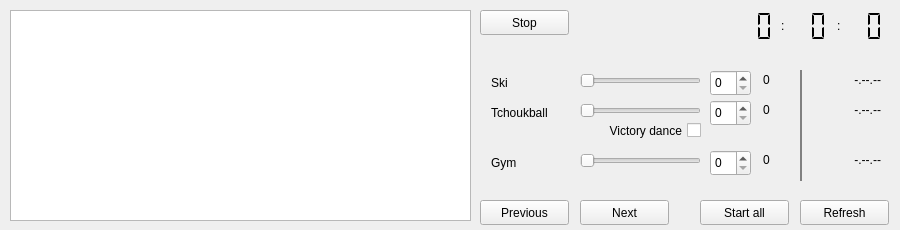
<?xml version="1.0" encoding="UTF-8"?>
<ui version="4.0">
 <class>Form</class>
 <widget class="QWidget" name="Form">
  <property name="geometry">
   <rect>
    <x>0</x>
    <y>0</y>
    <width>900</width>
    <height>230</height>
   </rect>
  </property>
  <property name="minimumSize">
   <size>
    <width>900</width>
    <height>230</height>
   </size>
  </property>
  <property name="maximumSize">
   <size>
    <width>900</width>
    <height>230</height>
   </size>
  </property>
  <property name="windowTitle">
   <string>Form</string>
  </property>
  <widget class="QPushButton" name="button_start_all">
   <property name="geometry">
    <rect>
     <x>700</x>
     <y>200</y>
     <width>89</width>
     <height>25</height>
    </rect>
   </property>
   <property name="text">
    <string>Start all</string>
   </property>
  </widget>
  <widget class="QPushButton" name="button_refresh">
   <property name="geometry">
    <rect>
     <x>800</x>
     <y>200</y>
     <width>89</width>
     <height>25</height>
    </rect>
   </property>
   <property name="text">
    <string>Refresh</string>
   </property>
  </widget>
  <widget class="QPushButton" name="button_next">
   <property name="geometry">
    <rect>
     <x>580</x>
     <y>200</y>
     <width>89</width>
     <height>25</height>
    </rect>
   </property>
   <property name="text">
    <string>Next</string>
   </property>
  </widget>
  <widget class="QPushButton" name="button_previous">
   <property name="geometry">
    <rect>
     <x>480</x>
     <y>200</y>
     <width>89</width>
     <height>25</height>
    </rect>
   </property>
   <property name="text">
    <string>Previous</string>
   </property>
  </widget>
  <widget class="QSlider" name="slider_gym">
   <property name="geometry">
    <rect>
     <x>580</x>
     <y>150</y>
     <width>121</width>
     <height>21</height>
    </rect>
   </property>
   <property name="maximum">
    <number>4</number>
   </property>
   <property name="pageStep">
    <number>1</number>
   </property>
   <property name="orientation">
    <enum>Qt::Horizontal</enum>
   </property>
  </widget>
  <widget class="QLabel" name="label_score_gym">
   <property name="geometry">
    <rect>
     <x>763</x>
     <y>150</y>
     <width>41</width>
     <height>20</height>
    </rect>
   </property>
   <property name="text">
    <string>0</string>
   </property>
  </widget>
  <widget class="QLabel" name="label_score_tchoukball">
   <property name="geometry">
    <rect>
     <x>763</x>
     <y>100</y>
     <width>41</width>
     <height>20</height>
    </rect>
   </property>
   <property name="text">
    <string>0</string>
   </property>
  </widget>
  <widget class="QSlider" name="slider_tchoukball">
   <property name="geometry">
    <rect>
     <x>580</x>
     <y>100</y>
     <width>121</width>
     <height>21</height>
    </rect>
   </property>
   <property name="maximum">
    <number>4</number>
   </property>
   <property name="pageStep">
    <number>1</number>
   </property>
   <property name="orientation">
    <enum>Qt::Horizontal</enum>
   </property>
  </widget>
  <widget class="QLabel" name="label_score_ski">
   <property name="geometry">
    <rect>
     <x>763</x>
     <y>70</y>
     <width>41</width>
     <height>20</height>
    </rect>
   </property>
   <property name="text">
    <string>0</string>
   </property>
  </widget>
  <widget class="QSlider" name="slider_ski">
   <property name="geometry">
    <rect>
     <x>580</x>
     <y>70</y>
     <width>121</width>
     <height>21</height>
    </rect>
   </property>
   <property name="maximum">
    <number>4</number>
   </property>
   <property name="pageStep">
    <number>1</number>
   </property>
   <property name="orientation">
    <enum>Qt::Horizontal</enum>
   </property>
  </widget>
  <widget class="QTableWidget" name="table_matchs">
   <property name="geometry">
    <rect>
     <x>10</x>
     <y>10</y>
     <width>461</width>
     <height>211</height>
    </rect>
   </property>
  </widget>
  <widget class="QWidget" name="layoutWidget">
   <property name="geometry">
    <rect>
     <x>755</x>
     <y>10</y>
     <width>131</width>
     <height>32</height>
    </rect>
   </property>
   <layout class="QHBoxLayout" name="layout_timer">
    <item>
     <widget class="QLCDNumber" name="lcd_min">
      <property name="minimumSize">
       <size>
        <width>20</width>
        <height>20</height>
       </size>
      </property>
      <property name="maximumSize">
       <size>
        <width>20</width>
        <height>60</height>
       </size>
      </property>
      <property name="frameShape">
       <enum>QFrame::NoFrame</enum>
      </property>
      <property name="digitCount">
       <number>1</number>
      </property>
      <property name="segmentStyle">
       <enum>QLCDNumber::Flat</enum>
      </property>
     </widget>
    </item>
    <item>
     <widget class="QLabel" name="label_5">
      <property name="maximumSize">
       <size>
        <width>5</width>
        <height>50</height>
       </size>
      </property>
      <property name="text">
       <string>:</string>
      </property>
     </widget>
    </item>
    <item>
     <widget class="QLCDNumber" name="lcd_sec">
      <property name="minimumSize">
       <size>
        <width>30</width>
        <height>30</height>
       </size>
      </property>
      <property name="maximumSize">
       <size>
        <width>40</width>
        <height>60</height>
       </size>
      </property>
      <property name="frameShape">
       <enum>QFrame::NoFrame</enum>
      </property>
      <property name="digitCount">
       <number>2</number>
      </property>
      <property name="segmentStyle">
       <enum>QLCDNumber::Flat</enum>
      </property>
     </widget>
    </item>
    <item>
     <widget class="QLabel" name="label_6">
      <property name="maximumSize">
       <size>
        <width>5</width>
        <height>50</height>
       </size>
      </property>
      <property name="text">
       <string>:</string>
      </property>
     </widget>
    </item>
    <item>
     <widget class="QLCDNumber" name="lcd_millis">
      <property name="minimumSize">
       <size>
        <width>20</width>
        <height>30</height>
       </size>
      </property>
      <property name="maximumSize">
       <size>
        <width>40</width>
        <height>60</height>
       </size>
      </property>
      <property name="frameShape">
       <enum>QFrame::NoFrame</enum>
      </property>
      <property name="digitCount">
       <number>2</number>
      </property>
      <property name="segmentStyle">
       <enum>QLCDNumber::Flat</enum>
      </property>
     </widget>
    </item>
   </layout>
  </widget>
  <widget class="QLabel" name="label_time_ski">
   <property name="geometry">
    <rect>
     <x>820</x>
     <y>70</y>
     <width>61</width>
     <height>20</height>
    </rect>
   </property>
   <property name="text">
    <string>-.--.--</string>
   </property>
   <property name="alignment">
    <set>Qt::AlignRight|Qt::AlignTrailing|Qt::AlignVCenter</set>
   </property>
  </widget>
  <widget class="QLabel" name="label_time_tchoukball">
   <property name="geometry">
    <rect>
     <x>820</x>
     <y>100</y>
     <width>61</width>
     <height>20</height>
    </rect>
   </property>
   <property name="text">
    <string>-.--.--</string>
   </property>
   <property name="alignment">
    <set>Qt::AlignRight|Qt::AlignTrailing|Qt::AlignVCenter</set>
   </property>
  </widget>
  <widget class="QLabel" name="label_time_gym">
   <property name="geometry">
    <rect>
     <x>820</x>
     <y>150</y>
     <width>61</width>
     <height>20</height>
    </rect>
   </property>
   <property name="text">
    <string>-.--.--</string>
   </property>
   <property name="alignment">
    <set>Qt::AlignRight|Qt::AlignTrailing|Qt::AlignVCenter</set>
   </property>
  </widget>
  <widget class="QPushButton" name="button_ski">
   <property name="geometry">
    <rect>
     <x>490</x>
     <y>70</y>
     <width>89</width>
     <height>25</height>
    </rect>
   </property>
   <property name="layoutDirection">
    <enum>Qt::LeftToRight</enum>
   </property>
   <property name="styleSheet">
    <string notr="true">Text-align:left</string>
   </property>
   <property name="text">
    <string extracomment="0">Ski</string>
   </property>
   <property name="autoDefault">
    <bool>false</bool>
   </property>
   <property name="default">
    <bool>false</bool>
   </property>
   <property name="flat">
    <bool>true</bool>
   </property>
  </widget>
  <widget class="QPushButton" name="button_tchoukball">
   <property name="geometry">
    <rect>
     <x>490</x>
     <y>100</y>
     <width>89</width>
     <height>25</height>
    </rect>
   </property>
   <property name="layoutDirection">
    <enum>Qt::LeftToRight</enum>
   </property>
   <property name="styleSheet">
    <string notr="true">Text-align:left</string>
   </property>
   <property name="text">
    <string extracomment="0">Tchoukball</string>
   </property>
   <property name="autoDefault">
    <bool>false</bool>
   </property>
   <property name="default">
    <bool>false</bool>
   </property>
   <property name="flat">
    <bool>true</bool>
   </property>
  </widget>
  <widget class="QPushButton" name="button_gym">
   <property name="geometry">
    <rect>
     <x>490</x>
     <y>150</y>
     <width>89</width>
     <height>25</height>
    </rect>
   </property>
   <property name="layoutDirection">
    <enum>Qt::LeftToRight</enum>
   </property>
   <property name="styleSheet">
    <string notr="true">Text-align:left</string>
   </property>
   <property name="text">
    <string extracomment="0">Gym</string>
   </property>
   <property name="autoDefault">
    <bool>false</bool>
   </property>
   <property name="default">
    <bool>false</bool>
   </property>
   <property name="flat">
    <bool>true</bool>
   </property>
  </widget>
  <widget class="Line" name="line">
   <property name="geometry">
    <rect>
     <x>800</x>
     <y>70</y>
     <width>2</width>
     <height>111</height>
    </rect>
   </property>
   <property name="minimumSize">
    <size>
     <width>2</width>
     <height>0</height>
    </size>
   </property>
   <property name="maximumSize">
    <size>
     <width>2</width>
     <height>16777215</height>
    </size>
   </property>
   <property name="styleSheet">
    <string notr="true">border: none;
background: gray;</string>
   </property>
   <property name="frameShadow">
    <enum>QFrame::Raised</enum>
   </property>
   <property name="lineWidth">
    <number>2</number>
   </property>
   <property name="orientation">
    <enum>Qt::Vertical</enum>
   </property>
  </widget>
  <widget class="QPushButton" name="button_stop">
   <property name="geometry">
    <rect>
     <x>480</x>
     <y>10</y>
     <width>89</width>
     <height>25</height>
    </rect>
   </property>
   <property name="text">
    <string>Stop</string>
   </property>
  </widget>
  <widget class="QCheckBox" name="check_dance">
   <property name="geometry">
    <rect>
     <x>580</x>
     <y>120</y>
     <width>121</width>
     <height>21</height>
    </rect>
   </property>
   <property name="layoutDirection">
    <enum>Qt::RightToLeft</enum>
   </property>
   <property name="text">
    <string>Victory dance</string>
   </property>
  </widget>
  <widget class="QSpinBox" name="spin_penalty_ski">
   <property name="geometry">
    <rect>
     <x>710</x>
     <y>70</y>
     <width>41</width>
     <height>26</height>
    </rect>
   </property>
  </widget>
  <widget class="QSpinBox" name="spin_penalty_tchoukball">
   <property name="geometry">
    <rect>
     <x>710</x>
     <y>100</y>
     <width>41</width>
     <height>26</height>
    </rect>
   </property>
  </widget>
  <widget class="QSpinBox" name="spin_penalty_gym">
   <property name="geometry">
    <rect>
     <x>710</x>
     <y>150</y>
     <width>41</width>
     <height>26</height>
    </rect>
   </property>
  </widget>
 </widget>
 <resources/>
 <connections/>
</ui>
